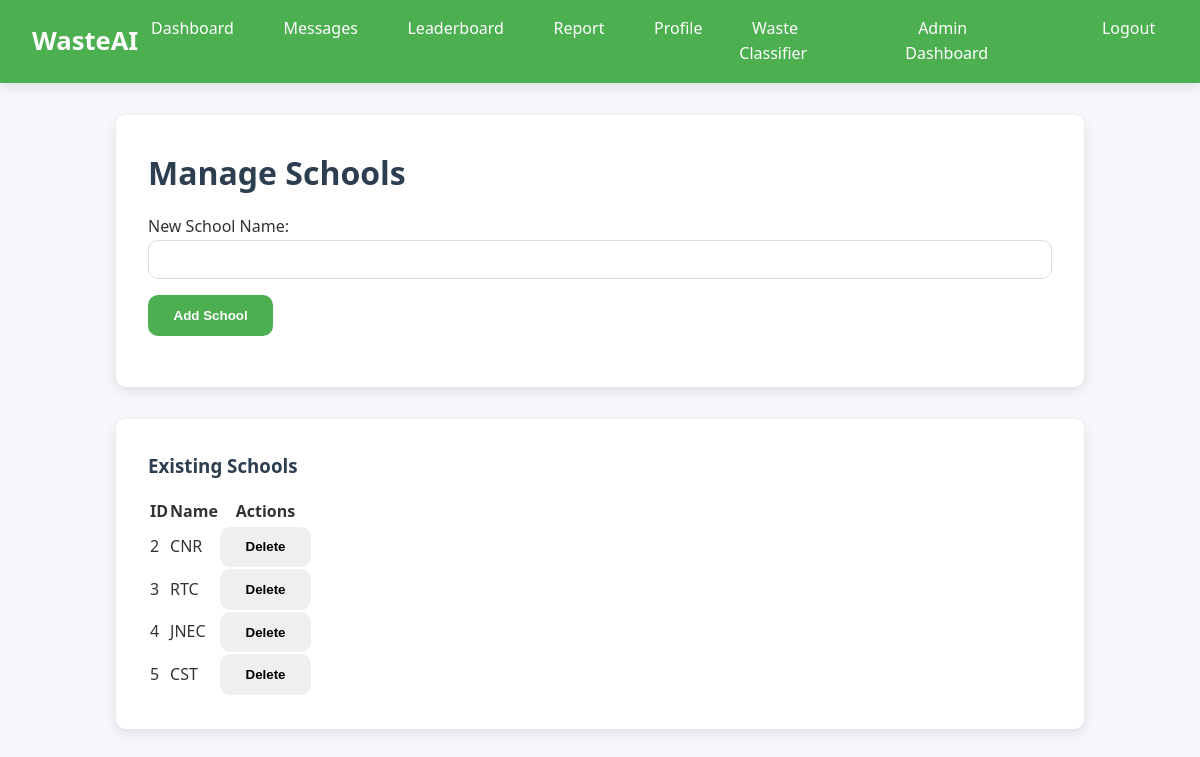
/manage_schools (signed in), run on the app's committed database.
### app.py (models this page shows)
class School(db.Model):
    id = db.Column(db.Integer, primary_key=True)
    name = db.Column(db.String(100), unique=True, nullable=False)
    users = db.relationship('User', backref='school', lazy=True)
    bins = db.relationship('Bin', backref='school', lazy=True)

### app.py (the view, shortened to what this page needs)
@app.route("/manage_schools", methods=['GET', 'POST'])
@login_required
def manage_schools():
    if current_user.role != 'admin':
        flash("You do not have permission to access this page.", "danger")
        return redirect(url_for('dashboard'))
    schools = School.query.all()
    return render_template('manage_schools.html', schools=schools)

### app.py (called while the page is built)
@login_manager.user_loader
def load_user(user_id):
    return User.query.get(int(user_id))

### templates/manage_schools.html (shortened to what this page needs)
{% extends "base.html" %}
{% block content %}
<div class="card">
    <h1>Manage Schools</h1>
    <form method="POST" class="form-group">
        <label for="school_name">New School Name:</label>
        <input type="text" name="school_name" id="school_name" class="form-control" required>
        <button type="submit" class="btn btn-primary" style="margin-top: 1rem;">Add School</button>
    </form>
</div>
<div class="card">
    <h3>Existing Schools</h3>
    {% if schools %}
    <table class="table">
        <thead>
            <tr>
                <th>ID</th>
                <th>Name</th>
                <th>Actions</th>
            </tr>
        </thead>
        <tbody>
            {% for school in schools %}
            <tr>
                <td>{{ school.id }}</td>
                <td>{{ school.name }}</td>
                <td>
                    <form method="POST" action="{{ url_for('delete_school', school_id=school.id) }}">
                        <button type="submit" class="btn btn-danger btn-sm">Delete</button>
                    </form>
                </td>
            </tr>
            {% endfor %}
        </tbody>
    </table>
    {% else %}
    <p>No schools have been created yet.</p>
    {% endif %}
</div>
{% endblock %}

### templates/base.html (style rules this page uses)
:root { --primary: #4CAF50; --primary-dark: #388E3C; --secondary: #2c3e50; --light-bg: #f5f7fa; --text-dark: #333; --text-light: #fff; --shadow: 0 4px 12px rgba(0, 0, 0, 0.1); --radius: 10px; }
* { margin: 0; padding: 0; box-sizing: border-box; }
body { font-family: "Segoe UI", Roboto, Arial, sans-serif; background: var(--light-bg); color: var(--text-dark); line-height: 1.6; }
.card { background: #fff; border-radius: var(--radius); box-shadow: var(--shadow); padding: 2rem; margin-bottom: 2rem; transition: transform 0.3s; }
h1, h2, h3 { color: var(--secondary); margin-bottom: 1rem; }
.form-group { margin-bottom: 1.2rem; }
.form-control, .form-control-file { width: 100%; padding: 0.7rem; border: 1px solid #ddd; border-radius: var(--radius); outline: none; transition: border 0.3s; }
.btn { display: inline-block; padding: 0.8rem 1.6rem; border: none; border-radius: var(--radius); cursor: pointer; font-weight: bold; text-align: center; transition: background 0.3s, transform 0.2s; }
.btn-primary { background: var(--primary); color: var(--text-light); }

### data on the page
School: id "2", name "CNR"
School: id "3", name "RTC"
School: id "4", name "JNEC"
School: id "5", name "CST"
